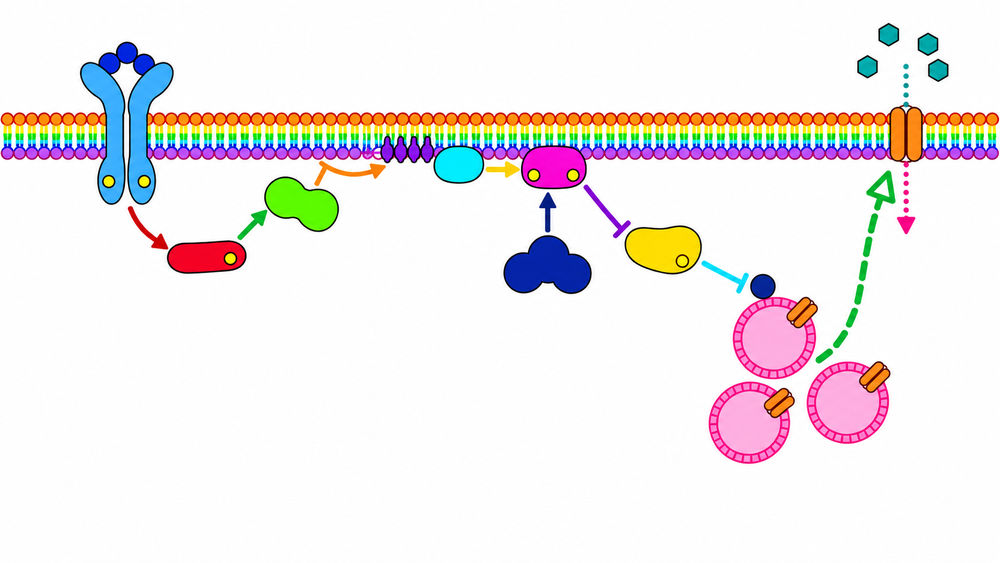
#> input picture figures/ch07/ch07-05a-many-colours.png, 1000 x 563 px, shrunk from 1672 x 941 before the run
$ python ch07_grayscale.py
#> lines starting #> are read from the running program, lines starting #| are printed output that depends on the picture
#!/usr/bin/env python3
"""Derive greyscale PNGs for FIG ch07-05 colour-restraint pair (Pillow only)."""
# SPDX-License-Identifier: MIT
import hashlib
import json
from pathlib import Path

from PIL import Image, ImageOps

ROOT = Path(__file__).resolve().parents[1]
PAIRS = (
    ("figures/ch07/ch07-05a-many-colours.png", "figures/ch07/ch07-05a-many-colours-gray.png"),
    ("figures/ch07/ch07-05b-v3-revised.png", "figures/ch07/ch07-05b-v3-revised-gray.png"),
)


def sha256(path: Path) -> str:
    digest = hashlib.sha256()
    with path.open("rb") as stream:
        for chunk in iter(lambda: stream.read(1 << 20), b""):
            digest.update(chunk)
    return digest.hexdigest()


def main() -> None:
    records = []
    for source_rel, target_rel in PAIRS:
        source = ROOT / source_rel
        target = ROOT / target_rel
        assert source.is_file(), f"missing source: {source_rel}"
        with Image.open(source) as image:
#> image is the input picture: PIL image 1000x563 RGB; mean R, G, B 239.9, 235.1, 235.1
            width, height = image.size
#> width = 1000; height = 563
            assert width > 0 and height > 0
            gray = ImageOps.grayscale(image)
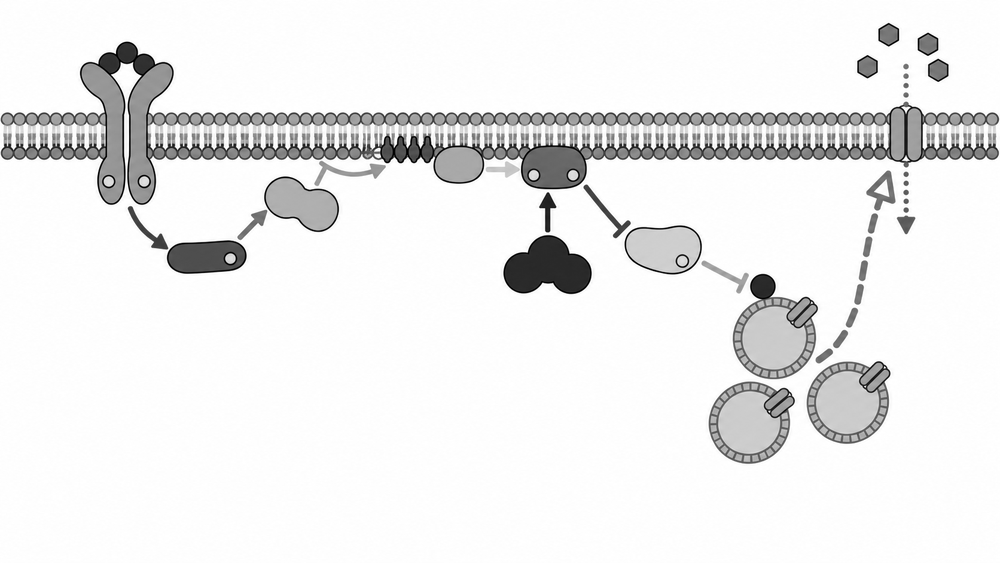
#> gray: PIL image 1000x563 L; min 0, max 255, mean 236.5
            gray.save(target)
        src_hash = sha256(source)
        out_hash = sha256(target)
        assert target.is_file()
        records.append(
            {
                "source": source_rel,
                "target": target_rel,
                "width_px": width,
                "height_px": height,
                "source_sha256": src_hash,
                "output_sha256": out_hash,
                "transform": "PIL.ImageOps.grayscale only",
            }
        )
#> pass 2 of the loop in main, `for source_rel, target_rel in PAIRS:`:
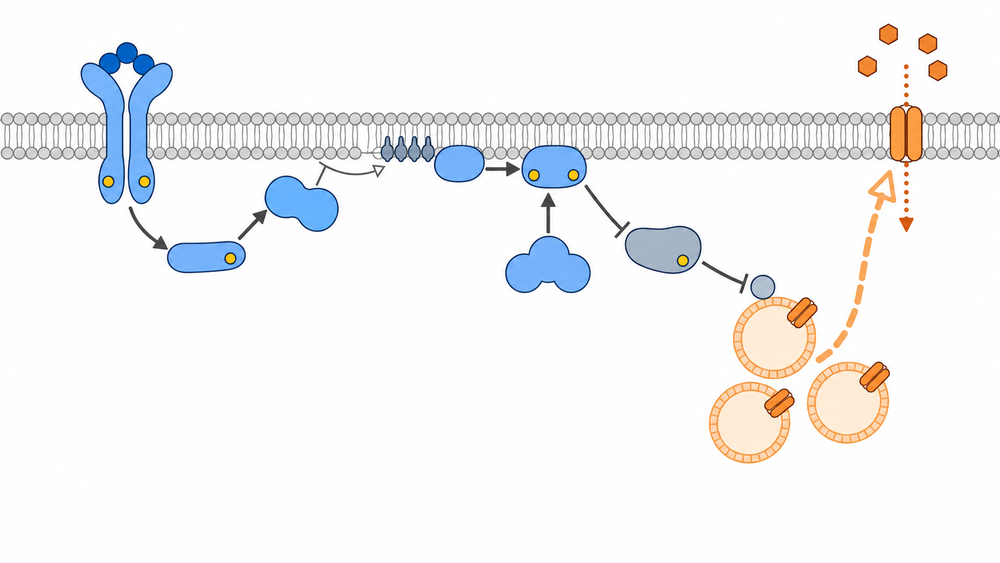
#> input picture figures/ch07/ch07-05b-v3-revised.png, 1000 x 563 px, shrunk from 1672 x 941 before the run
#> in main, image is the input picture: PIL image 1000x563 RGB; mean R, G, B 243.7, 243.8, 244.6
#> in main, `gray = ImageOps.grayscale(image)`:
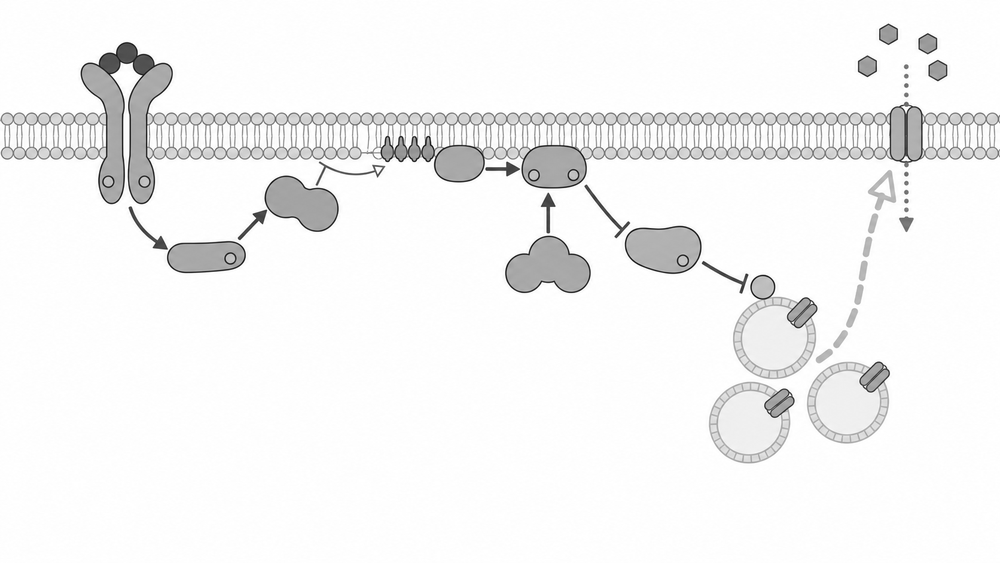
#> gray: PIL image 1000x563 L; min 11, max 255, mean 243.8
    summary = {
        "script": "scripts/ch07_grayscale.py",
        "figures": records,
        "note": "No external data; greyscale derivatives for teaching comparison.",
    }
    out_json = ROOT / "provenance/ch07/data-check.json"
    out_json.write_text(json.dumps(summary, indent=2) + "\n", encoding="utf-8")
    print(json.dumps(summary, indent=2))
#| {
#|   "script": "scripts/ch07_grayscale.py",
#|   "figures": [
#|     {
#|       "source": "figures/ch07/ch07-05a-many-colours.png",
#|       "target": "figures/ch07/ch07-05a-many-colours-gray.png",
#|       "width_px": 1000,
#|       "height_px": 563,
#|       "source_sha256": "c19358299f99802cbaa08d89cb7fae1fbe0213f6c49210f971004844e5b307a3",
#|       "output_sha256": "10801288a972eba5baff4d96092c62f042b73f8202c0c9b73909aacb42ac5071",
#|       "transform": "PIL.ImageOps.grayscale only"
#|     },
#> (further printed lines are left out)


if __name__ == "__main__":
    main()
